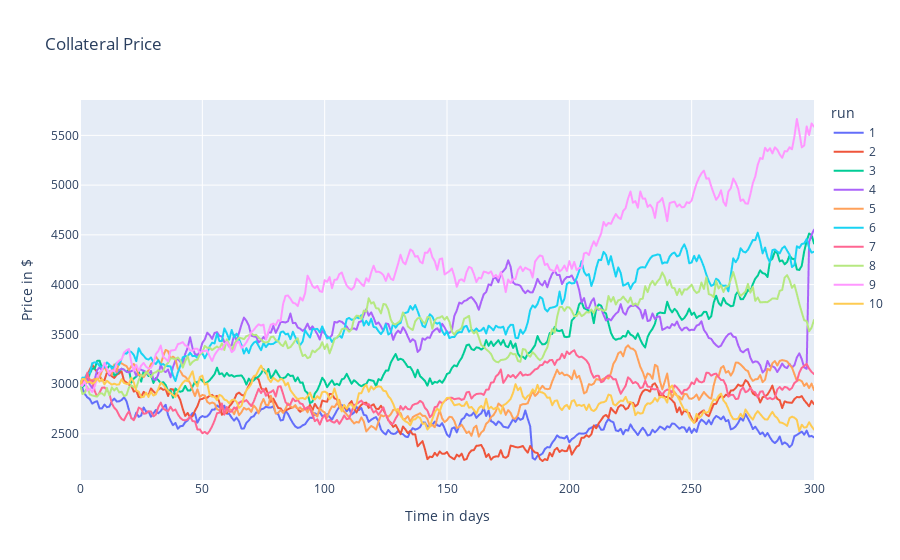

Notebook code for this chart:
### Code cell
############################################
# 9. SIMULATION ANALYSIS: COLLATERAL PRICE #
############################################

fig = px.line(simulation_result, 
              title=f"Collateral Price", 
              x="timestep", 
              y='coll_price', 
              color="run", 
              labels={"timestep": "Time in days", "coll_price": "Price in $"})
fig.show()

### Figure 1 — Plotly figure (JSON) as saved in the notebook; plotly's stock layout.template omitted (floating-point values rounded to 4 significant figures; data arrays with more than 128 entries replaced by an {"elided": "..."} marker saying what was removed)
{"data": [{"hovertemplate": "run=1<br>Time in days=%{x}<br>Price in $=%{y}<extra></extra>", "legendgroup": "1", "line": {"color": "#636efa", "dash": "solid"}, "marker": {"symbol": "circle"}, "mode": "lines", "name": "1", "showlegend": true, "type": "scattergl", "x": {"elided": "301 int values"}, "xaxis": "x", "y": {"elided": "301 float values"}, "yaxis": "y"}, {"hovertemplate": "run=2<br>Time in days=%{x}<br>Price in $=%{y}<extra></extra>", "legendgroup": "2", "line": {"color": "#EF553B", "dash": "solid"}, "marker": {"symbol": "circle"}, "mode": "lines", "name": "2", "showlegend": true, "type": "scattergl", "x": {"elided": "301 int values"}, "xaxis": "x", "y": {"elided": "301 float values"}, "yaxis": "y"}, {"hovertemplate": "run=3<br>Time in days=%{x}<br>Price in $=%{y}<extra></extra>", "legendgroup": "3", "line": {"color": "#00cc96", "dash": "solid"}, "marker": {"symbol": "circle"}, "mode": "lines", "name": "3", "showlegend": true, "type": "scattergl", "x": {"elided": "301 int values"}, "xaxis": "x", "y": {"elided": "301 float values"}, "yaxis": "y"}, {"hovertemplate": "run=4<br>Time in days=%{x}<br>Price in $=%{y}<extra></extra>", "legendgroup": "4", "line": {"color": "#ab63fa", "dash": "solid"}, "marker": {"symbol": "circle"}, "mode": "lines", "name": "4", "showlegend": true, "type": "scattergl", "x": {"elided": "301 int values"}, "xaxis": "x", "y": {"elided": "301 float values"}, "yaxis": "y"}, {"hovertemplate": "run=5<br>Time in days=%{x}<br>Price in $=%{y}<extra></extra>", "legendgroup": "5", "line": {"color": "#FFA15A", "dash": "solid"}, "marker": {"symbol": "circle"}, "mode": "lines", "name": "5", "showlegend": true, "type": "scattergl", "x": {"elided": "301 int values"}, "xaxis": "x", "y": {"elided": "301 float values"}, "yaxis": "y"}, {"hovertemplate": "run=6<br>Time in days=%{x}<br>Price in $=%{y}<extra></extra>", "legendgroup": "6", "line": {"color": "#19d3f3", "dash": "solid"}, "marker": {"symbol": "circle"}, "mode": "lines", "name": "6", "showlegend": true, "type": "scattergl", "x": {"elided": "301 int values"}, "xaxis": "x", "y": {"elided": "301 float values"}, "yaxis": "y"}, {"hovertemplate": "run=7<br>Time in days=%{x}<br>Price in $=%{y}<extra></extra>", "legendgroup": "7", "line": {"color": "#FF6692", "dash": "solid"}, "marker": {"symbol": "circle"}, "mode": "lines", "name": "7", "showlegend": true, "type": "scattergl", "x": {"elided": "301 int values"}, "xaxis": "x", "y": {"elided": "301 float values"}, "yaxis": "y"}, {"hovertemplate": "run=8<br>Time in days=%{x}<br>Price in $=%{y}<extra></extra>", "legendgroup": "8", "line": {"color": "#B6E880", "dash": "solid"}, "marker": {"symbol": "circle"}, "mode": "lines", "name": "8", "showlegend": true, "type": "scattergl", "x": {"elided": "301 int values"}, "xaxis": "x", "y": {"elided": "301 float values"}, "yaxis": "y"}, {"hovertemplate": "run=9<br>Time in days=%{x}<br>Price in $=%{y}<extra></extra>", "legendgroup": "9", "line": {"color": "#FF97FF", "dash": "solid"}, "marker": {"symbol": "circle"}, "mode": "lines", "name": "9", "showlegend": true, "type": "scattergl", "x": {"elided": "301 int values"}, "xaxis": "x", "y": {"elided": "301 float values"}, "yaxis": "y"}, {"hovertemplate": "run=10<br>Time in days=%{x}<br>Price in $=%{y}<extra></extra>", "legendgroup": "10", "line": {"color": "#FECB52", "dash": "solid"}, "marker": {"symbol": "circle"}, "mode": "lines", "name": "10", "showlegend": true, "type": "scattergl", "x": {"elided": "301 int values"}, "xaxis": "x", "y": {"elided": "301 float values"}, "yaxis": "y"}], "layout": {"legend": {"title": {"text": "run"}, "tracegroupgap": 0}, "title": {"text": "Collateral Price"}, "xaxis": {"anchor": "y", "domain": [0, 1], "title": {"text": "Time in days"}}, "yaxis": {"anchor": "x", "domain": [0, 1], "title": {"text": "Price in $"}}}}
